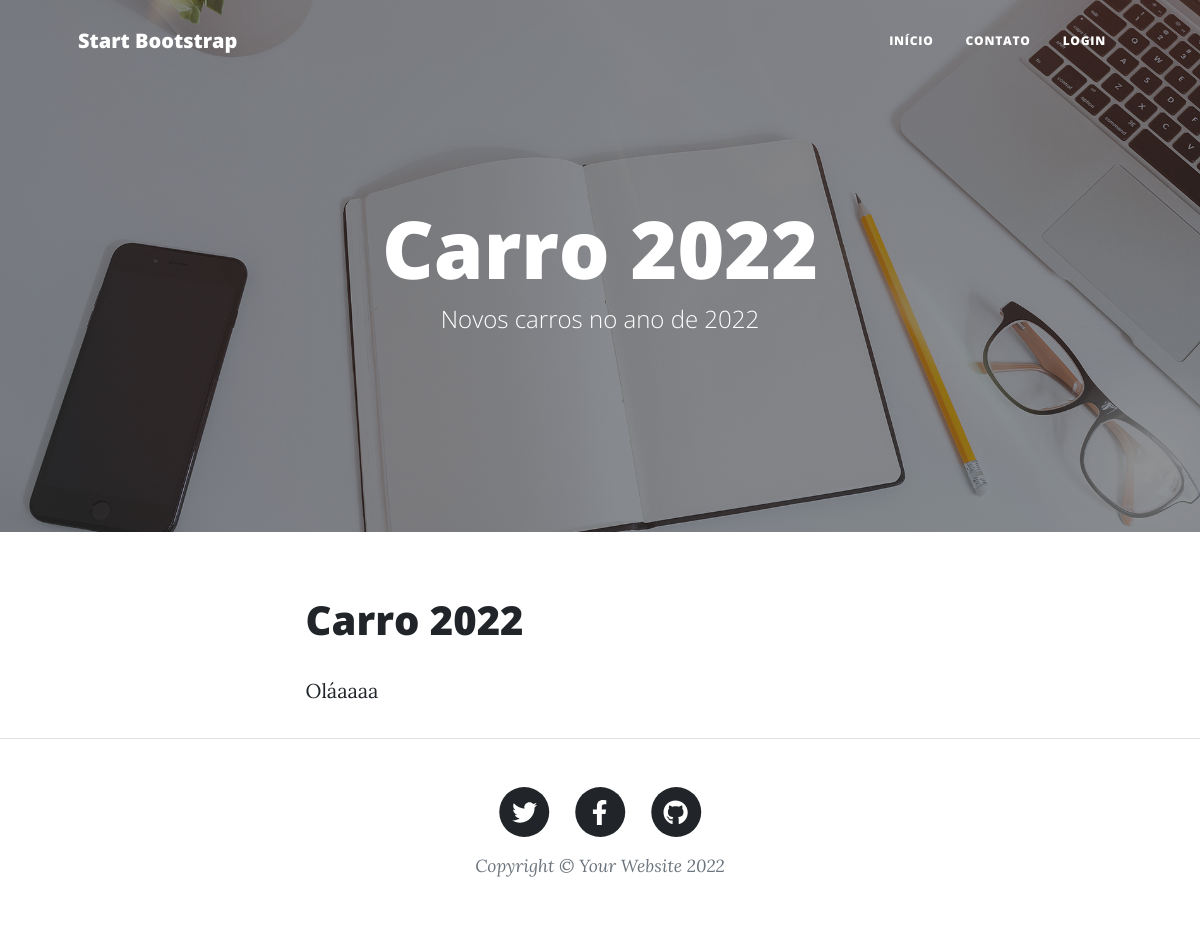
/carro-2022/, run on the app's committed database.
### blog/models.py (models this page shows, shortened)
class Post(models.Model):
   title = models.CharField(verbose_name="Título", max_length=200)
   subtitle = models.CharField(verbose_name="Subtítulo", max_length=300)
   slug = models.SlugField(max_length=200)
   author = models.ForeignKey(User, on_delete=models.CASCADE)
   content = RichTextField(verbose_name="Conteúdo")
   published_at = models.DateTimeField(default=timezone.now)
   created_at = models.DateTimeField(auto_now_add=True)#só irá add a data na 1ª vez | campo oculto
   modified_at = models.DateTimeField(auto_now=True)#campo oculto
   status = models.CharField(max_length=20, choices=STATUS, default='draft')
   category = models.ManyToManyField(Category, related_name="get_posts")
   background_image = models.ImageField(upload_to="blog", null=True, blank=True)
   objects = models.Manager()
   published = PublishedManager()
   class Meta:
      ordering = ('-published_at',)#irá mostrar os mais recentes antes

### blog/views.py (the view)
# urls.py: path('<slug:slug>/', views.BlogDetailView.as_view(), name='post.detail'), #vídeo 2h51m
class BlogDetailView(DetailView):
   model = Post
   template_name = 'blog/detail.html'
   context_object_name = 'post'

### social/processors.py (called while the page is built)
def context_social(request):
   context_dict = {}
   links = Link.objects.all()
   for i in links:
      context_dict[i.social_network] = i.url
   return context_dict

### blog/templates/blog/detail.html (shortened to what this page needs)
{% extends 'base.html' %}
{% load static %}
{% block header %}
   {% if post.background_image %}
      <header class="masthead" style="background-image: url({{post.background_image.url}})">
   {% else %}
      <header class="masthead" style="background-image: url({% static 'img/home-bg.jpg' %})">
   {% endif %}
         <div class="container position-relative px-4 px-lg-5">
            <div class="row gx-4 gx-lg-5 justify-content-center">
               <div class="col-md-10 col-lg-8 col-xl-7">
                  <div class="site-heading">
                        <h1>{{post.title}}</h1>
                        <span class="subheading">{{post.subtitle}}</span>
                  </div>
               </div>
            </div>
         </div>
      </header>
{% endblock %}
{% block content %}
   <h1>{{post.title}}</h1>
   <p>{{post.content|safe}}</p>
{% endblock %}

### data on the page
Post: title "Carro 2022", subtitle "Novos carros no ano de 2022", content "Oláaaaa"
